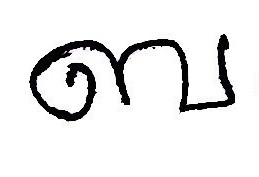
#> input picture media/011abe66-e7fa-4cd5-8b61-36fb634115aa.jpg, 259 x 177 px
$ python -i WordSegmentation.py   (imports and definitions only)
#> lines starting #> are read from the running program, lines starting #| are printed output that depends on the picture; after the words box and inside, x2 and y2 are one past the last pixel; in counts of white or black regions, pixels touching at a corner belong together
#> further down, picture is the input picture: shape (177, 259, 3); mean B, G, R 232.3, 232.1, 232.2
import cv2 as cv
import numpy as np


def Segment(image):

    # grayscale
    gray = cv.cvtColor(image,cv.COLOR_BGR2GRAY)
    #binary
    ret,thresh = cv.threshold(gray,127,255,cv.THRESH_BINARY_INV)
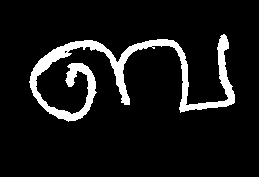
#> thresh: shape (177, 259); 8.8% white; 1 white region, box (x1, y1, x2, y2) and area: (29, 34, 235, 122) 4036

    #dilation
    kernel = np.ones((25,100), np.uint8)
    img_dilation = cv.dilate(thresh, kernel, iterations=1)
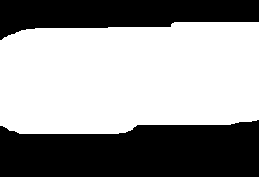
#> img_dilation: shape (177, 259); 57.9% white; 2 black regions
    # plt.imshow(img_dilation,cmap="gray")
    # plt.show()
    #find contours
    ctrs, hier = cv.findContours(img_dilation.copy(), cv.RETR_EXTERNAL, cv.CHAIN_APPROX_SIMPLE)
#> ctrs = 1 contour; box (x1, y1, x2, y2) and area: (0, 22, 259, 134) 26204

    #sort contours
    sorted_ctrs = sorted(ctrs, key=lambda ctr: cv.boundingRect(ctr)[0])
#> sorted_ctrs has the same summary as ctrs

    words=[]
    for i, ctr in enumerate(sorted_ctrs):

        # Get bounding box
        x, y, w, h = cv.boundingRect(ctr)
        roi = image[y:y+h, x:x+w]
        words.append(roi)
#> this loop made 1 pass
#> (x, y, w, h) on pass 1: (0, 22, 259, 112)
#> pass 1, in Segment, `roi = image[y:y+h, x:x+w]`:
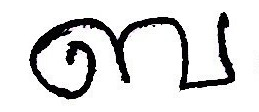
#> roi: shape (112, 259, 3); mean B, G, R 219.1, 218.9, 219
#> after the loop, words = 1 item
    return words

>>> import cv2
>>> picture = cv2.imread('../media/011abe66-e7fa-4cd5-8b61-36fb634115aa.jpg')
>>> result = Segment(picture)
#> result = 1 item
